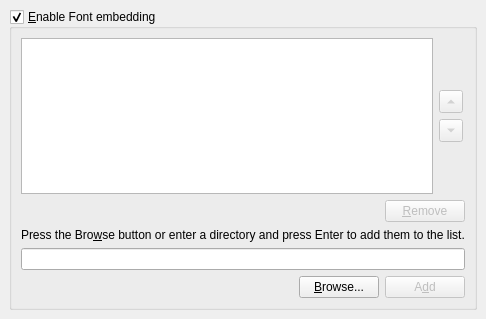
<ui version="4.0" >
 <comment>*********************************************************************
**
** Copyright (C) 1992-$THISYEAR$ Trolltech AS. All rights reserved.
**
** This file is part of the $MODULE$ of the Qt Toolkit.
**
** $LICENSE$
**
** This file is provided AS IS with NO WARRANTY OF ANY KIND, INCLUDING THE
** WARRANTY OF DESIGN, MERCHANTABILITY AND FITNESS FOR A PARTICULAR PURPOSE.
**
*********************************************************************</comment>
 <class>PrinterPage</class>
 <widget class="QWidget" name="PrinterPage" >
  <property name="geometry" >
   <rect>
    <x>0</x>
    <y>0</y>
    <width>356</width>
    <height>319</height>
   </rect>
  </property>
  <property name="windowTitle" >
   <string>PrinterPage</string>
  </property>
  <layout class="QHBoxLayout" >
   <property name="margin" >
    <number>9</number>
   </property>
   <property name="spacing" >
    <number>6</number>
   </property>
   <item>
    <widget class="QGroupBox" name="gbFontEmbedding" >
     <property name="title" >
      <string>&amp;Enable Font embedding</string>
     </property>
     <property name="checkable" >
      <bool>true</bool>
     </property>
     <layout class="QVBoxLayout" >
      <property name="margin" >
       <number>9</number>
      </property>
      <property name="spacing" >
       <number>6</number>
      </property>
      <item>
       <layout class="QHBoxLayout" >
        <property name="margin" >
         <number>0</number>
        </property>
        <property name="spacing" >
         <number>6</number>
        </property>
        <item>
         <widget class="ListWidget" name="lwFontPaths" />
        </item>
        <item>
         <layout class="QVBoxLayout" >
          <property name="margin" >
           <number>0</number>
          </property>
          <property name="spacing" >
           <number>6</number>
          </property>
          <item>
           <spacer>
            <property name="orientation" >
             <enum>Qt::Vertical</enum>
            </property>
            <property name="sizeHint" >
             <size>
              <width>26</width>
              <height>48</height>
             </size>
            </property>
           </spacer>
          </item>
          <item>
           <widget class="QToolButton" name="tbUp" >
            <property name="enabled" >
             <bool>false</bool>
            </property>
            <property name="text" >
             <string>...</string>
            </property>
            <property name="arrowType" >
             <enum>Qt::UpArrow</enum>
            </property>
           </widget>
          </item>
          <item>
           <widget class="QToolButton" name="tbDown" >
            <property name="enabled" >
             <bool>false</bool>
            </property>
            <property name="text" >
             <string>...</string>
            </property>
            <property name="arrowType" >
             <enum>Qt::DownArrow</enum>
            </property>
           </widget>
          </item>
          <item>
           <spacer>
            <property name="orientation" >
             <enum>Qt::Vertical</enum>
            </property>
            <property name="sizeHint" >
             <size>
              <width>26</width>
              <height>49</height>
             </size>
            </property>
           </spacer>
          </item>
         </layout>
        </item>
       </layout>
      </item>
      <item>
       <layout class="QHBoxLayout" >
        <property name="margin" >
         <number>0</number>
        </property>
        <property name="spacing" >
         <number>6</number>
        </property>
        <item>
         <spacer>
          <property name="orientation" >
           <enum>Qt::Horizontal</enum>
          </property>
          <property name="sizeHint" >
           <size>
            <width>181</width>
            <height>20</height>
           </size>
          </property>
         </spacer>
        </item>
        <item>
         <widget class="QPushButton" name="pbRemove" >
          <property name="enabled" >
           <bool>false</bool>
          </property>
          <property name="text" >
           <string>&amp;Remove</string>
          </property>
         </widget>
        </item>
       </layout>
      </item>
      <item>
       <widget class="QLabel" name="label" >
        <property name="text" >
         <string>Press the Bro&amp;wse button or enter a directory and press Enter to add them to the list.</string>
        </property>
        <property name="buddy" >
         <cstring>leFontPath</cstring>
        </property>
       </widget>
      </item>
      <item>
       <widget class="QLineEdit" name="leFontPath" />
      </item>
      <item>
       <layout class="QHBoxLayout" >
        <property name="margin" >
         <number>0</number>
        </property>
        <property name="spacing" >
         <number>6</number>
        </property>
        <item>
         <spacer>
          <property name="orientation" >
           <enum>Qt::Horizontal</enum>
          </property>
          <property name="sizeHint" >
           <size>
            <width>40</width>
            <height>20</height>
           </size>
          </property>
         </spacer>
        </item>
        <item>
         <widget class="QPushButton" name="pbBrowse" >
          <property name="text" >
           <string>&amp;Browse...</string>
          </property>
         </widget>
        </item>
        <item>
         <widget class="QPushButton" name="pbAdd" >
          <property name="enabled" >
           <bool>false</bool>
          </property>
          <property name="text" >
           <string>A&amp;dd</string>
          </property>
          <property name="autoDefault" >
           <bool>true</bool>
          </property>
          <property name="default" >
           <bool>true</bool>
          </property>
         </widget>
        </item>
       </layout>
      </item>
     </layout>
    </widget>
   </item>
  </layout>
 </widget>
 <customwidgets>
  <customwidget>
   <class>ListWidget</class>
   <extends>QListWidget</extends>
   <header>listwidget.h</header>
  </customwidget>
 </customwidgets>
 <resources/>
 <connections/>
</ui>
